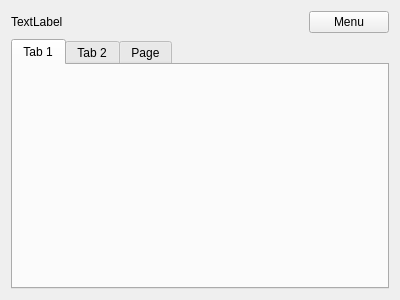
<?xml version="1.0" encoding="UTF-8"?>
<ui version="4.0">
 <class>ViewPagePcaModel</class>
 <widget class="QWidget" name="ViewPagePcaModel">
  <property name="geometry">
   <rect>
    <x>0</x>
    <y>0</y>
    <width>400</width>
    <height>300</height>
   </rect>
  </property>
  <property name="windowTitle">
   <string>Form</string>
  </property>
  <layout class="QVBoxLayout" name="verticalLayout">
   <item>
    <layout class="QHBoxLayout" name="horizontalLayout">
     <item>
      <widget class="QLabel" name="label">
       <property name="text">
        <string>TextLabel</string>
       </property>
      </widget>
     </item>
     <item>
      <spacer name="horizontalSpacer">
       <property name="orientation">
        <enum>Qt::Horizontal</enum>
       </property>
       <property name="sizeHint" stdset="0">
        <size>
         <width>40</width>
         <height>20</height>
        </size>
       </property>
      </spacer>
     </item>
     <item>
      <widget class="QPushButton" name="pushButton">
       <property name="text">
        <string>Menu</string>
       </property>
      </widget>
     </item>
    </layout>
   </item>
   <item>
    <widget class="QTabWidget" name="tabWidget">
     <property name="currentIndex">
      <number>0</number>
     </property>
     <widget class="QWidget" name="countsTab">
      <attribute name="title">
       <string>Tab 1</string>
      </attribute>
     </widget>
     <widget class="QWidget" name="loadTab">
      <attribute name="title">
       <string>Tab 2</string>
      </attribute>
     </widget>
     <widget class="QWidget" name="barsTab">
      <attribute name="title">
       <string>Page</string>
      </attribute>
     </widget>
    </widget>
   </item>
  </layout>
 </widget>
 <resources/>
 <connections/>
</ui>
